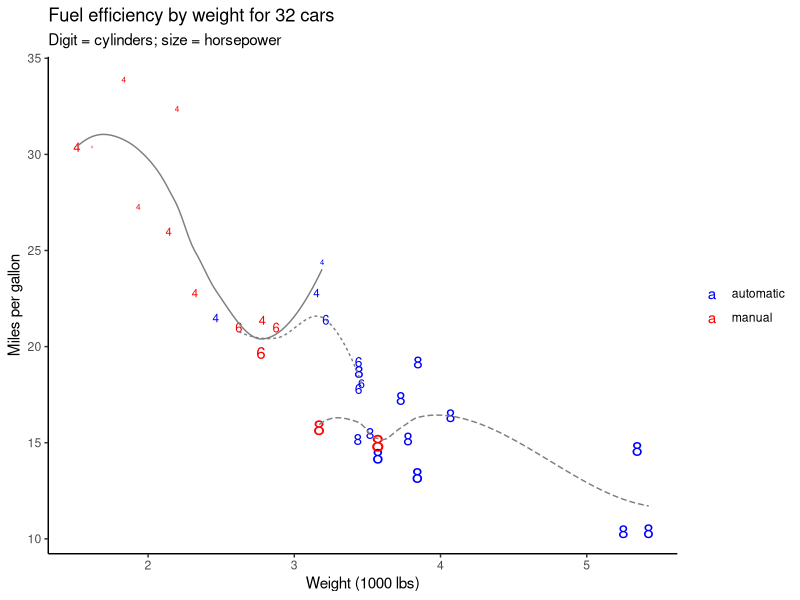
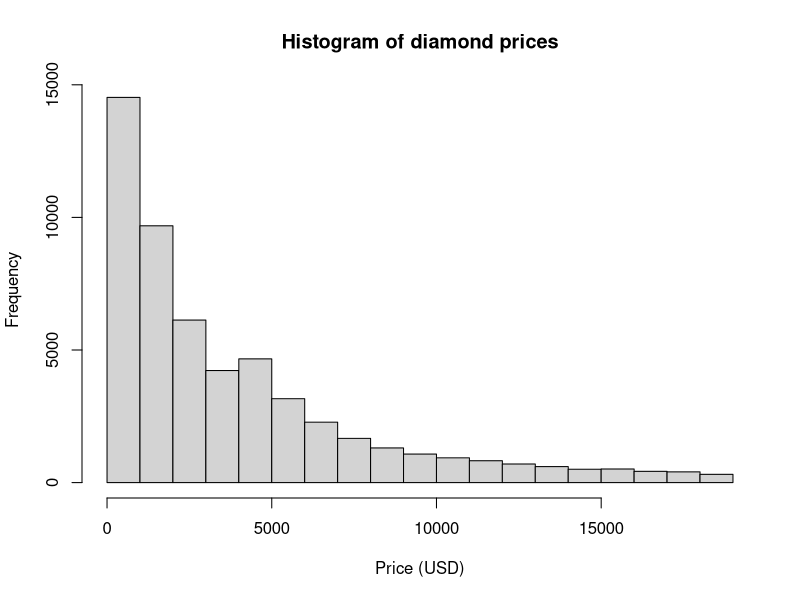
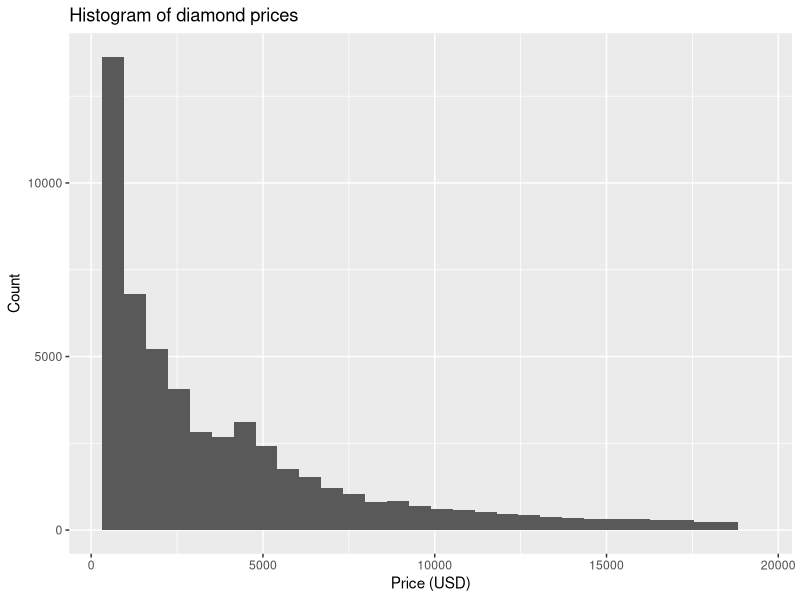

Generate these figures, in order, with R: (Note: this script raises an error after producing the figures.)
###############################################################################
# Title:        Coding Camp - Day 2 - Part 1  
# Description:  R basics II + Good practices
# Author:       Elena Karagianni
# R version:    R 4.5.2
###############################################################################


##################################
# (1) Projects & working directory
##################################

# Every R session has a *working directory*: the folder R treats as "here".
# Relative paths like "data/mydata.csv" are read from this folder, so it
# pays to know where it points.

getwd()

# You can move it with setwd(), passing a path in the parentheses:
#   setwd("~/Desktop/coding camp 26")
# ...but a better habit is to work inside an RStudio *Project*. When you
# open a .Rproj file, RStudio sets the working directory to that folder
# automatically, every time. No setwd() lines cluttering your script.

# You can also set it by hand: in the Files pane, navigate to a folder,
# click "More" -> "Set As Working Directory". Handy for Windows users, who
# otherwise have to deal with backslashes in copied paths.


###########################
# (2) Libraries
###########################

# R's real strength is its *packages*: collections of functions other people
# have written. search() shows which are loaded right now.

search()

# install.packages() downloads a package from the web. You only need to do
# this ONCE per machine. Here we install the "tidyverse", a bundle of
# packages for reading, wrangling and plotting data.

install.packages("tidyverse")

# Installing does not load. To use a package's functions in this session we
# call library(). Do this at the top of every script, every session.

library(tidyverse)

search()   # the tidyverse packages now appear


###########################
# (3) Getting help
###########################

# ? and help() open a function's documentation.
?mean
help(mean)

# example() runs the examples from the bottom of a help page.
example(mean)

# Some packages ship *vignettes* - longer, friendlier guides than the terse
# help pages.
vignette("dplyr")
browseVignettes(package = "dplyr")

# Not sure which function you need? Search all installed help with two ??
??"standard deviation"


###########################
# (4) Examining a dataset
###########################

# mtcars is built into R: 32 cars, 11 measurements each.
?mtcars

# Four functions worth reaching for whenever you meet new data:
summary(mtcars)   # min / max / quartiles per column
str(mtcars)       # structure: type and first values of each column
head(mtcars)      # first 6 rows
glimpse(mtcars)   # tidyverse's str()

# This next plot shows five
# variables at once: weight, fuel economy, cylinders, horsepower and
# transmission type. Do NOT worry about the code right now. 

mtcars_demo <- mtcars
mtcars_demo$am  <- factor(mtcars_demo$am,  labels = c("automatic", "manual"))
mtcars_demo$cyl <- factor(mtcars_demo$cyl)

ggplot(mtcars_demo, aes(wt, mpg)) +
  geom_text(aes(label = cyl, colour = am, size = hp)) +
  geom_smooth(aes(linetype = cyl), colour = "grey50",
              linewidth = 0.5, se = FALSE, show.legend = FALSE) +
  guides(size = "none") +
  scale_colour_manual(values = c(automatic = "blue", manual = "red")) +
  labs(title = "Fuel efficiency by weight for 32 cars",
       subtitle = "Digit = cylinders; size = horsepower",
       x = "Weight (1000 lbs)", y = "Miles per gallon", colour = NULL) +
  theme_classic()

# ---------------------------------------------------------------------------
# EXERCISE 1  (try it yourself - solutions in Day2_Solutions.R)
#
# The mpg dataset is a built in dataset for the ggplot
# package. By recycling the code in this script file, 
# explore the dataset and try creating your own simple 
# plots of the variables.
# ---------------------------------------------------------------------------

# Your code here



###################################################
# (5) A small, complete analysis: the diamonds data
###################################################

# For the rest of Part 1 we work with one dataset from start to finish, the
# way a real project goes. "diamonds" comes with ggplot2 (so the tidyverse
# gave it to us): ~54,000 diamonds, with price, size (carat) and quality
# grades (cut, colour, clarity).

### 5a. Examine ------------------------------------------------------------

head(diamonds)
glimpse(diamonds)
summary(diamonds)

# A first look at the outcome we care about, price. Base R:
hist(diamonds$price, 
     main = "Histogram of diamond prices", 
     xlab = "Price (USD)")

mean(diamonds$price)
median(diamonds$price)

# The same histogram in ggplot2:
ggplot(diamonds, aes(x = price)) +
  geom_histogram() +
  labs(title = "Histogram of diamond prices", x = "Price (USD)", y = "Count")

# ---------------------------------------------------------------------------
# EXERCISE 2: complete the code below to draw the price histogram split by
# "cut" (fill AND colour the bars by cut).
# ---------------------------------------------------------------------------

ggplot(diamonds, aes(x = , fill = )) +
  geom_histogram(aes(colour = ), alpha = 0.5)


### 5b. Wrangle ----------------------------------------------------------

# We want to compare three cuts. First, in base R, by subsetting rows with
# square brackets [rows, columns]:

an_object      <- diamonds[diamonds$cut == "Ideal", ]
anotherObject  <- diamonds[diamonds$cut == "Premium", ]
Object3        <- diamonds[diamonds$cut == "Very Good", ]

# The tidyverse way to do the same thing is filter(), which reads better:
#   filter(diamonds, cut == "Ideal")

# ---------------------------------------------------------------------------
# EXERCISE 3: the object names above are terrible. Re-create the three
# subsets with clear names (e.g. ideal_cut, premium_cut, very_good_cut).
# ---------------------------------------------------------------------------

# Your code here


### 5c. Summarise ------------------------------------------------------------

# Now the average price per cut. You *could* write mean() three times on
# three objects - but that is copy-paste and that is not efficient.
# group_by() + summarise() does all three groups in one statement:

diamonds %>%
  filter(cut %in% c("Ideal", "Premium", "Very Good")) %>%
  group_by(cut) %>%
  summarise(
    n = n(),
    mean_price = mean(price),
    mean_carat = mean(carat)
  )

# %>% is the "pipe operator": it takes what is on its left and feeds it as the first
# argument to the function on its right. Read it as "and then".



### 5d. Visualise ------------------------------------------------------------

# Q: Ideal, Premium and Very Good, which cut
# will have the highest median price? 

boxplot_price <- diamonds %>%
  filter(cut %in% c("Ideal", "Premium", "Very Good")) %>%
  ggplot(aes(cut, price)) +
  geom_boxplot() +
  labs(title = "Diamond price by cut", x = NULL, y = "Price (USD)")

boxplot_price

# Do you see a problem?


class(diamonds$cut)
levels(diamonds$cut)

# The clue is size. Look again at the summarise() table from 5c: which cut
# has the largest mean carat? 

### 5e. Recycle code -------------------------------------------------------

# ---------------------------------------------------------------------------
# EXERCISE 5: take the boxplot code from 5d and adapt it to show "carat"
# instead of "price". Save it to a sensibly named object. Does it support
# the size explanation above?
# ---------------------------------------------------------------------------

# Your code here

# Putting price and carat together shows the real relationship - price rises
# with carat, and the lines for the three cuts sit slightly apart:

diamonds %>%
  filter(cut %in% c("Ideal", "Premium", "Very Good")) %>%
  ggplot(aes(carat, price, colour = cut)) +
  geom_point(alpha = 0.15) +
  geom_smooth() +
  labs(title = "Price rises with carat; cut shifts the line",
       x = "Carat", y = "Price (USD)", colour = "Cut")


### 5f. Save our work ----------------------------------------------------

# A clean version of the plot we want to keep as a record:
price_carat_plot <- diamonds %>%
  filter(cut %in% c("Ideal", "Premium", "Very Good")) %>%
  ggplot(aes(carat, price, colour = cut)) +
  geom_smooth() +
  theme_classic() +
  labs(title = "Diamond price by carat and cut",
       x = "Carat", y = "Price (USD)", colour = "Cut")

# ggsave() writes the last plot (or a named one) to a file.
ggsave("diamonds_price_carat.pdf", plot = price_carat_plot)

# write_csv() saves a data frame as a plain-text CSV.
write_csv(diamonds, "diamonds_copy.csv")

# Check your working directory - both files should be there.


#############################################
# (6) Bridge to Part 2: read a file from disk
#############################################

# Everything so far used data that came bundled with a package. Usually your
# data lives in a file. This is the payoff of setting a working directory:
# a short relative path just works.

# UCDP GED sample: one row per recorded event of organised violence
# (a clash, an attack), 2014-2022, for four countries.
# year, country, region, type_of_violence, date_start, best (deaths)

ged <- read_csv("data/ucdp_ged_sample.csv")

glimpse(ged)
summary(ged)

# A quick look - events per year:
ged %>%
  count(year) %>%
  ggplot(aes(year, n)) +
  geom_col(fill = "steelblue") +
  labs(title = "Recorded events per year", x = NULL, y = "Events")

# In Part 2 we come back to reading data - including messier formats like
# JSON - and to writing functions that clean it up.


###########################
# You can now:
###########################
# - set / recognise a working directory and why Projects help
# - install and load packages, and find help
# - examine a new dataset (summary / str / glimpse / head)
# - subset and group data, and summarise by group
# - build and save a ggplot, and read a CSV from a relative path
